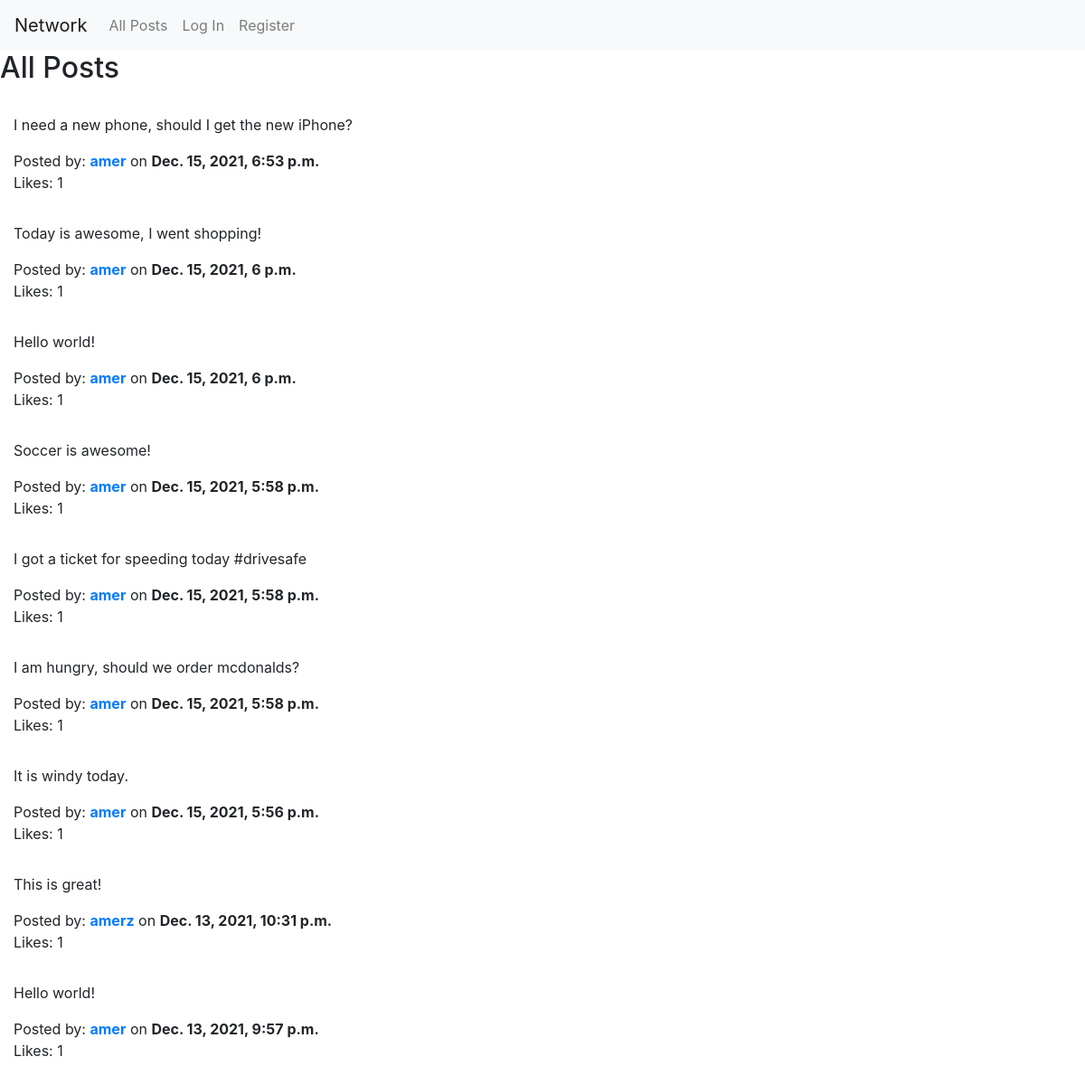
The page / on the database its author committed.
### network/models.py (models this page shows, shortened)
class Post (models.Model):
    id = id
    poster = ForeignKey(User, on_delete=models.CASCADE, related_name="creator_of_post")
    content = models.TextField(max_length=140)
    created = models.DateTimeField(auto_now_add=True)
    likes = ManyToManyField(User, blank=True)

class User(AbstractUser):
    pass

### network/views.py (the view)
# urls.py: path("", views.index, name="index"),
def index(request):
    posts = Post.objects.all().order_by('id').reverse()
    return render(request, "network/index.html", {
        "following": False,
        "posts": posts
    })

### network/templates/network/index.html (shortened to what this page needs)
{% extends "network/layout.html" %}
{% block body %}
     {% if following %}
        <h2>Your Followings' Posts</h2>
    {% else %}
        <h2>All Posts</h2>
    {% endif %}
    <div class="container-fluid">
        {% if user.is_authenticated %}
            <div class="row mb-5">
                <div id="new_post">
                    <h3>New Post:</h3>
                    <form action="{% url 'new_post' %}" method="POST">
                        {% csrf_token %}
                        <textarea required="true" maxlength="256" rows="4" cols="75" name="content"></textarea> <br>
                        <input type="submit" class="btn btn-primary btn-sm" value="Post">
                </div>
            </div>
        {% else %}
            <br>
        {% endif %}
        {% for post in posts %}
            <div class="row mb-3">
                <div class="col" id="post_div_{{ post.id }}">
                    <p>{{ post.content }}</p>
                    Posted by: <a href="{% url 'profile' post.poster.username %}"><strong>{{ post.poster.username }}</strong></a> on <strong>{{ post.created }}</strong>
                    <p id="likes_{{ post.id }}">Likes: {{ post.likes.count }}</p>
                </div>
            </div>
        {% endfor %}
    </div>
{% endblock %}

### network/templates/network/layout.html (shortened to what this page needs)
{% load static %}
<!DOCTYPE html>
<html lang="en">
    <head>
        <link rel="stylesheet" href="https://stackpath.bootstrapcdn.com/bootstrap/4.4.1/css/bootstrap.min.css">
        <link href="{% static 'network/styles.css' %}" rel="stylesheet">
    </head>
    <body>
        <nav class="navbar navbar-expand-lg navbar-light bg-light">
            <a class="navbar-brand" href="#">Network</a>
            <div>
              <ul class="navbar-nav mr-auto">
                <li class="nav-item">
                  <a class="nav-link" href="{% url 'index' %}">All Posts</a>
                </li>
                {% if user.is_authenticated %}
                    <li class="nav-item">
                        <a class="nav-link" href="#">Following</a>
                    </li>
                    <li class="nav-item">
                        <a class="nav-link" href="{% url 'logout' %}">Log Out</a>
                    </li>
                {% else %}
                    <li class="nav-item">
                        <a class="nav-link" href="{% url 'login' %}">Log In</a>
                    </li>
                    <li class="nav-item">
                        <a class="nav-link" href="{% url 'register' %}">Register</a>
                    </li>
                {% endif %}
              </ul>
            </div>
          </nav>
        <div class="body">
            {% block body %}
            {% endblock %}
        </div>
    </body>
</html>

### rows shown on the page
Post: content "I need a new phone, should I get the new iPhone?", poster.username "amer", created "Dec. 15, 2021, 6:53 p.m.", likes.count "1"
Post: content "Today is awesome, I went shopping!", poster.username "amer", created "Dec. 15, 2021, 6 p.m.", likes.count "1"
Post: content "Hello world!", poster.username "amer", created "Dec. 15, 2021, 6 p.m.", likes.count "1"
Post: content "Soccer is awesome!", poster.username "amer", created "Dec. 15, 2021, 5:58 p.m.", likes.count "1"
Post: content "I got a ticket for speeding today #drivesafe", poster.username "amer", created "Dec. 15, 2021, 5:58 p.m.", likes.count "1"
Post: content "I am hungry, should we order mcdonalds?", poster.username "amer", created "Dec. 15, 2021, 5:58 p.m.", likes.count "1"
Post: content "It is windy today.", poster.username "amer", created "Dec. 15, 2021, 5:56 p.m.", likes.count "1"
Post: content "This is great!", poster.username "amerz", created "Dec. 13, 2021, 10:31 p.m.", likes.count "1"
Post: content "Hello world!", poster.username "amer", created "Dec. 13, 2021, 9:57 p.m.", likes.count "1"
